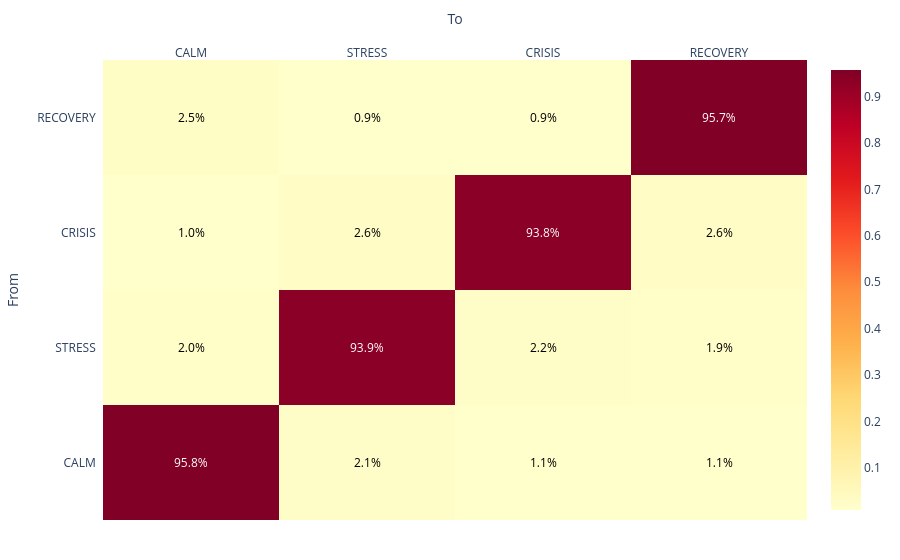

This figure's notebook cell:
### Code cell
import numpy as np
import plotly.figure_factory as ff

valid_labels = (
    annotated
    .filter(pl.col("regime") >= 0)
    .get_column("regime")
    .to_numpy()
    .astype(int)
)

trans_mat = np.zeros((len(Regime), len(Regime)), dtype=float)
for t in range(len(valid_labels) - 1):
    trans_mat[valid_labels[t], valid_labels[t + 1]] += 1.0

row_sums = trans_mat.sum(axis=1, keepdims=True)
row_sums[row_sums == 0.0] = 1.0
trans_prob = trans_mat / row_sums

regime_names = [r.name for r in Regime]
fig = ff.create_annotated_heatmap(
    z=trans_prob,
    x=regime_names,
    y=regime_names,
    annotation_text=np.vectorize(lambda x: f"{x:.1%}")(trans_prob),
    colorscale="YlOrRd",
    showscale=True,
)
fig.update_layout(
    xaxis_title="To",
    yaxis_title="From",
    margin=dict(l=50, r=30, t=60, b=40),
)
fig.show()

### Figure 1 — Plotly figure (JSON) as saved in the notebook; plotly's stock layout.template omitted (floating-point values rounded to 4 significant figures)
{"data": [{"colorscale": [[0, "rgb(255,255,204)"], [0.125, "rgb(255,237,160)"], [0.25, "rgb(254,217,118)"], [0.375, "rgb(254,178,76)"], [0.5, "rgb(253,141,60)"], [0.625, "rgb(252,78,42)"], [0.75, "rgb(227,26,28)"], [0.875, "rgb(189,0,38)"], [1, "rgb(128,0,38)"]], "reversescale": false, "showscale": true, "type": "heatmap", "x": ["CALM", "STRESS", "CRISIS", "RECOVERY"], "y": ["CALM", "STRESS", "CRISIS", "RECOVERY"], "z": [[0.9577, 0.02116, 0.01058, 0.01058], [0.02048, 0.9385, 0.02235, 0.01862], [0.009615, 0.02644, 0.9375, 0.02644], [0.02519, 0.008889, 0.008889, 0.957]]}], "layout": {"annotations": [{"font": {"color": "#FFFFFF"}, "showarrow": false, "text": "95.8%", "x": "CALM", "xref": "x", "y": "CALM", "yref": "y"}, {"font": {"color": "#000000"}, "showarrow": false, "text": "2.1%", "x": "STRESS", "xref": "x", "y": "CALM", "yref": "y"}, {"font": {"color": "#000000"}, "showarrow": false, "text": "1.1%", "x": "CRISIS", "xref": "x", "y": "CALM", "yref": "y"}, {"font": {"color": "#000000"}, "showarrow": false, "text": "1.1%", "x": "RECOVERY", "xref": "x", "y": "CALM", "yref": "y"}, {"font": {"color": "#000000"}, "showarrow": false, "text": "2.0%", "x": "CALM", "xref": "x", "y": "STRESS", "yref": "y"}, {"font": {"color": "#FFFFFF"}, "showarrow": false, "text": "93.9%", "x": "STRESS", "xref": "x", "y": "STRESS", "yref": "y"}, {"font": {"color": "#000000"}, "showarrow": false, "text": "2.2%", "x": "CRISIS", "xref": "x", "y": "STRESS", "yref": "y"}, {"font": {"color": "#000000"}, "showarrow": false, "text": "1.9%", "x": "RECOVERY", "xref": "x", "y": "STRESS", "yref": "y"}, {"font": {"color": "#000000"}, "showarrow": false, "text": "1.0%", "x": "CALM", "xref": "x", "y": "CRISIS", "yref": "y"}, {"font": {"color": "#000000"}, "showarrow": false, "text": "2.6%", "x": "STRESS", "xref": "x", "y": "CRISIS", "yref": "y"}, {"font": {"color": "#FFFFFF"}, "showarrow": false, "text": "93.8%", "x": "CRISIS", "xref": "x", "y": "CRISIS", "yref": "y"}, {"font": {"color": "#000000"}, "showarrow": false, "text": "2.6%", "x": "RECOVERY", "xref": "x", "y": "CRISIS", "yref": "y"}, {"font": {"color": "#000000"}, "showarrow": false, "text": "2.5%", "x": "CALM", "xref": "x", "y": "RECOVERY", "yref": "y"}, {"font": {"color": "#000000"}, "showarrow": false, "text": "0.9%", "x": "STRESS", "xref": "x", "y": "RECOVERY", "yref": "y"}, {"font": {"color": "#000000"}, "showarrow": false, "text": "0.9%", "x": "CRISIS", "xref": "x", "y": "RECOVERY", "yref": "y"}, {"font": {"color": "#FFFFFF"}, "showarrow": false, "text": "95.7%", "x": "RECOVERY", "xref": "x", "y": "RECOVERY", "yref": "y"}], "margin": {"b": 40, "l": 50, "r": 30, "t": 60}, "xaxis": {"dtick": 1, "gridcolor": "rgb(0, 0, 0)", "side": "top", "ticks": "", "title": {"text": "To"}}, "yaxis": {"dtick": 1, "ticks": "", "ticksuffix": "  ", "title": {"text": "From"}}}}
